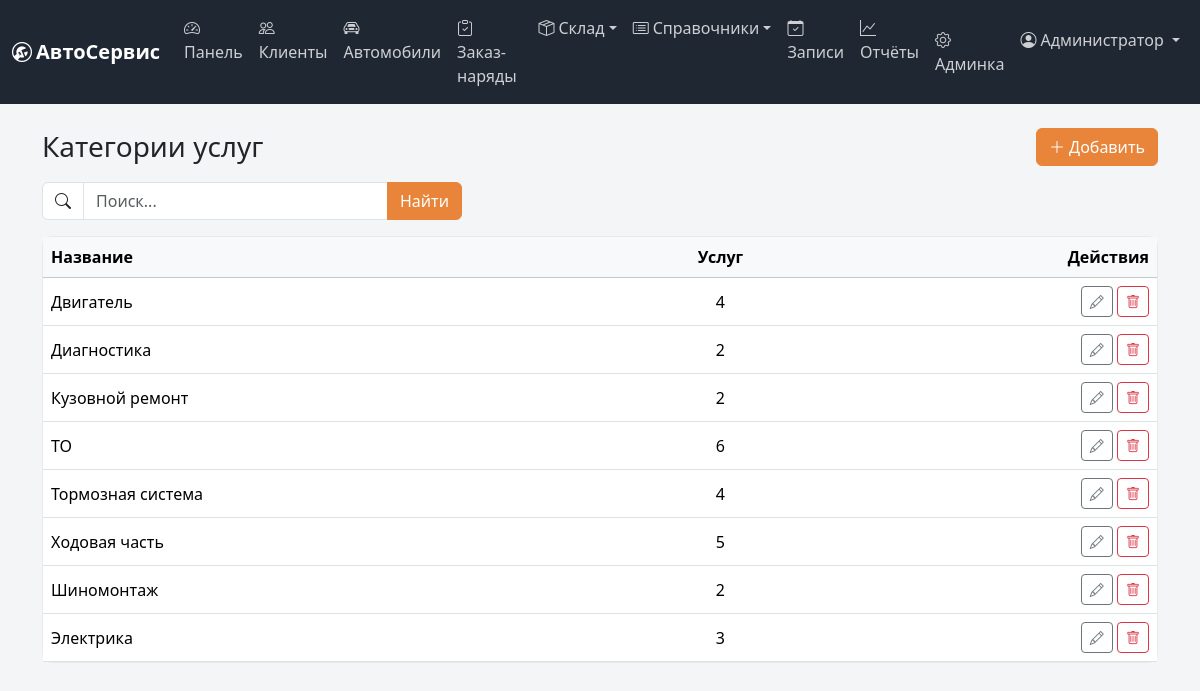
Screenshot of /categories/ (signed in) with the database file from the repository.
### users/models.py (models this page shows, shortened)
class User(AbstractUser):
    class Role(models.TextChoices):
        ADMIN = "admin", "Администратор"
        RECEIVER = "receiver", "Мастер-приёмщик"
        MECHANIC = "mechanic", "Механик"
    middle_name = models.CharField("Отчество", max_length=150, blank=True)
    phone = models.CharField("Телефон", max_length=20, blank=True)
    role = models.CharField(
        "Роль", max_length=20, choices=Role.choices, default=Role.RECEIVER
    )
    class Meta:
        verbose_name = "Сотрудник"
        verbose_name_plural = "Сотрудники"
    @property
    def full_name(self):
        parts = [self.last_name, self.first_name, self.middle_name]
        return " ".join(p for p in parts if p) or self.username
    @property
    def is_admin(self):
        return self.is_superuser or self.role == self.Role.ADMIN
    @property
    def is_mechanic(self):
        return self.role == self.Role.MECHANIC

### workshop/models.py (models this page shows, shortened)
class ServiceCategory(models.Model):
    name = models.CharField("Название", max_length=120, unique=True)
    class Meta:
        verbose_name = "Категория услуг"
        verbose_name_plural = "Категории услуг"
        ordering = ["name"]

### workshop/views.py (the view)
# urls.py: path("categories/", views.CategoryListView.as_view(), name="category_list"),
class CategoryListView(SearchableListView):
    model = ServiceCategory
    template_name = "directory/category_list.html"
    search_fields = ("name",)

### users/access.py (called while the page is built)
    def dispatch(self, request, *args, **kwargs):
        if not request.user.is_authenticated:
            return self.handle_no_permission()
        if request.user.is_superuser or request.user.role in self.allowed_roles:
            return super().dispatch(request, *args, **kwargs)
        raise PermissionDenied

### workshop/context_processors.py (called while the page is built)
def workshop_info(request):
    return {"workshop": getattr(settings, "WORKSHOP_INFO", {})}

### workshop/views.py (called while the page is built)
    def get_queryset(self):
        qs = super().get_queryset()
        query = self.request.GET.get("q", "").strip()
        if query and self.search_fields:
            condition = Q()
            for field in self.search_fields:
                condition |= Q(**{f"{field}__icontains": query})
            qs = qs.filter(condition)
        return qs

    def get_context_data(self, **kwargs):
        ctx = super().get_context_data(**kwargs)
        ctx["q"] = self.request.GET.get("q", "")
        return ctx

### templates/directory/category_list.html (shortened to what this page needs)
{% extends "crud/list_base.html" %}
{% block list_title %}Категории услуг{% endblock %}
{% block list_actions %}
  <a href="{% url 'category_create' %}" class="btn btn-primary"><i class="bi bi-plus-lg me-1"></i>Добавить</a>
{% endblock %}
{% block thead %}<th>Название</th><th class="text-center">Услуг</th><th class="text-end">Действия</th>{% endblock %}
{% block tbody %}
{% for cat in object_list %}
<tr>
  <td class="fw-medium">{{ cat.name }}</td>
  <td class="text-center">{{ cat.services.count }}</td>
  <td class="text-end text-nowrap">
    {% include "crud/_row_actions.html" with pk=cat.pk edit="category_update" delete="category_delete" %}
  </td>
</tr>
{% empty %}
<tr><td colspan="3" class="text-center text-muted py-4">Категории не найдены</td></tr>
{% endfor %}
{% endblock %}

### templates/base.html (shortened to what this page needs)
{% load static %}
<!doctype html>
<html lang="ru">
<head>
  <link href="https://cdn.jsdelivr.net/npm/bootstrap@5.3.3/dist/css/bootstrap.min.css" rel="stylesheet">
  <link href="https://cdn.jsdelivr.net/npm/bootstrap-icons@1.11.3/font/bootstrap-icons.min.css" rel="stylesheet">
  <link href="{% static 'css/app.css' %}" rel="stylesheet">
</head>
<body>
  <nav class="navbar navbar-expand-lg navbar-dark app-navbar">
    <div class="container-fluid">
      <a class="navbar-brand fw-semibold" href="{% url 'dashboard' %}">
        <i class="bi bi-wrench-adjustable-circle me-1"></i>АвтоСервис
      </a>
      {% if user.is_authenticated %}
      <div class="collapse navbar-collapse" id="mainNav">
        <ul class="navbar-nav me-auto mb-2 mb-lg-0">
          <li class="nav-item"><a class="nav-link" href="{% url 'dashboard' %}"><i class="bi bi-speedometer2 me-1"></i>Панель</a></li>
          {% if not user.is_mechanic %}
          <li class="nav-item"><a class="nav-link" href="{% url 'client_list' %}"><i class="bi bi-people me-1"></i>Клиенты</a></li>
          <li class="nav-item"><a class="nav-link" href="{% url 'vehicle_list' %}"><i class="bi bi-car-front me-1"></i>Автомобили</a></li>
          {% endif %}
          <li class="nav-item"><a class="nav-link" href="{% url 'order_list' %}"><i class="bi bi-clipboard-check me-1"></i>Заказ-наряды</a></li>
          {% if not user.is_mechanic %}
          <li class="nav-item dropdown">
            <a class="nav-link dropdown-toggle" href="#" role="button" data-bs-toggle="dropdown"><i class="bi bi-box-seam me-1"></i>Склад</a>
          </li>
          <li class="nav-item dropdown">
            <a class="nav-link dropdown-toggle" href="#" role="button" data-bs-toggle="dropdown"><i class="bi bi-card-list me-1"></i>Справочники</a>
          </li>
          <li class="nav-item"><a class="nav-link" href="{% url 'appointment_list' %}"><i class="bi bi-calendar-check me-1"></i>Записи</a></li>
          {% endif %}
          {% if user.is_admin %}
          <li class="nav-item"><a class="nav-link" href="{% url 'reports' %}"><i class="bi bi-graph-up me-1"></i>Отчёты</a></li>
          {% endif %}
        </ul>
        <ul class="navbar-nav">
          {% if user.is_staff %}
          <li class="nav-item"><a class="nav-link" href="{% url 'admin:index' %}"><i class="bi bi-gear me-1"></i>Админка</a></li>
          {% endif %}
          <li class="nav-item dropdown">
            <a class="nav-link dropdown-toggle" href="#" role="button" data-bs-toggle="dropdown">
              <i class="bi bi-person-circle me-1"></i>{{ user.full_name }}
            </a>
          </li>
        </ul>
      </div>
      {% endif %}
    </div>
  </nav>
  <main class="container py-4">
    {% block content %}{% endblock %}
  </main>
</body>
</html>

### templates/crud/_row_actions.html
<a href="{% url edit pk %}" class="btn btn-sm btn-outline-secondary" title="Редактировать"><i class="bi bi-pencil"></i></a>
<a href="{% url delete pk %}" class="btn btn-sm btn-outline-danger" title="Удалить"><i class="bi bi-trash"></i></a>

### static/css/app.css (style rules this page uses)
:root { --app-dark: #1f2733; --app-accent: #e8853a; --app-accent-dark: #c46a28; }
body { background-color: #f4f5f7; }
.app-navbar { background-color: var(--app-dark); }
.app-navbar .navbar-brand, .app-navbar .nav-link:hover { color: #fff; }
.app-navbar .nav-link { color: rgba(255, 255, 255, .78); }
.btn-primary { --bs-btn-bg: var(--app-accent); --bs-btn-border-color: var(--app-accent); --bs-btn-hover-bg: var(--app-accent-dark); --bs-btn-hover-border-color: var(--app-accent-dark); --bs-btn-active-bg: var(--app-accent-dark); --bs-btn-active-border-color: var(--app-accent-dark); }

### rows the page displays
User: full_name "Администратор"
ServiceCategory: name "Двигатель", services.count "4"
ServiceCategory: name "Диагностика", services.count "2"
ServiceCategory: name "Кузовной ремонт", services.count "2"
ServiceCategory: name "ТО", services.count "6"
ServiceCategory: name "Тормозная система", services.count "4"
ServiceCategory: name "Ходовая часть", services.count "5"
ServiceCategory: name "Шиномонтаж", services.count "2"
ServiceCategory: name "Электрика", services.count "3"
